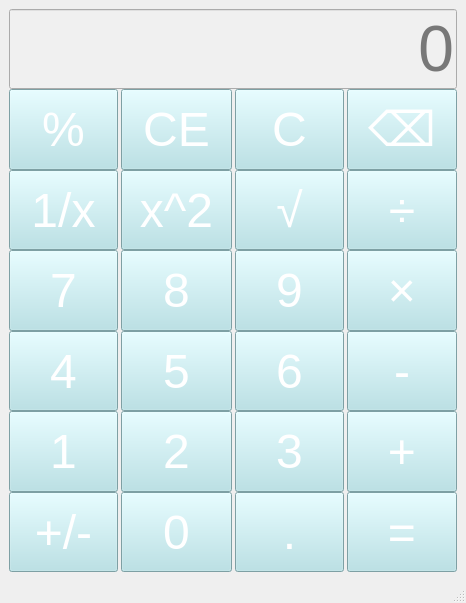
<?xml version="1.0" encoding="UTF-8"?>
<ui version="4.0">
 <class>MainWindow</class>
 <widget class="QMainWindow" name="MainWindow">
  <property name="geometry">
   <rect>
    <x>0</x>
    <y>0</y>
    <width>466</width>
    <height>603</height>
   </rect>
  </property>
  <property name="windowTitle">
   <string>计算器-2022414120223吴富霖</string>
  </property>
  <property name="styleSheet">
   <string notr="true">QPushButton{
background-color: rgb(176,224,230);
font-size: 36pt;
color: white;
}
QPushButton:hover{
background-color: rgb(255,255,0);
color: black;
}
QPushButton:pressed{
background-color: red;
color: black;
}
QLineEdit{
font-size: 48pt;
background-color: rgb(240,240,240);
}</string>
  </property>
  <widget class="QWidget" name="centralwidget">
   <layout class="QVBoxLayout" name="verticalLayout">
    <item>
     <layout class="QGridLayout" name="gridLayout">
      <property name="horizontalSpacing">
       <number>3</number>
      </property>
      <property name="verticalSpacing">
       <number>0</number>
      </property>
      <item row="3" column="2">
       <widget class="QPushButton" name="btnNum9">
        <property name="sizePolicy">
         <sizepolicy hsizetype="Minimum" vsizetype="Minimum">
          <horstretch>0</horstretch>
          <verstretch>0</verstretch>
         </sizepolicy>
        </property>
        <property name="text">
         <string>9</string>
        </property>
       </widget>
      </item>
      <item row="3" column="1">
       <widget class="QPushButton" name="btnNum8">
        <property name="sizePolicy">
         <sizepolicy hsizetype="Minimum" vsizetype="Minimum">
          <horstretch>0</horstretch>
          <verstretch>0</verstretch>
         </sizepolicy>
        </property>
        <property name="text">
         <string>8</string>
        </property>
       </widget>
      </item>
      <item row="3" column="0">
       <widget class="QPushButton" name="btnNum7">
        <property name="sizePolicy">
         <sizepolicy hsizetype="Minimum" vsizetype="Minimum">
          <horstretch>0</horstretch>
          <verstretch>0</verstretch>
         </sizepolicy>
        </property>
        <property name="text">
         <string>7</string>
        </property>
       </widget>
      </item>
      <item row="6" column="0">
       <widget class="QPushButton" name="btnChange">
        <property name="sizePolicy">
         <sizepolicy hsizetype="Minimum" vsizetype="Minimum">
          <horstretch>0</horstretch>
          <verstretch>0</verstretch>
         </sizepolicy>
        </property>
        <property name="text">
         <string>+/-</string>
        </property>
       </widget>
      </item>
      <item row="1" column="0">
       <widget class="QPushButton" name="btnPercentage">
        <property name="sizePolicy">
         <sizepolicy hsizetype="Minimum" vsizetype="Minimum">
          <horstretch>0</horstretch>
          <verstretch>0</verstretch>
         </sizepolicy>
        </property>
        <property name="text">
         <string>%</string>
        </property>
       </widget>
      </item>
      <item row="4" column="1">
       <widget class="QPushButton" name="btnNum5">
        <property name="sizePolicy">
         <sizepolicy hsizetype="Minimum" vsizetype="Minimum">
          <horstretch>0</horstretch>
          <verstretch>0</verstretch>
         </sizepolicy>
        </property>
        <property name="text">
         <string>5</string>
        </property>
       </widget>
      </item>
      <item row="4" column="3">
       <widget class="QPushButton" name="btnSubtra">
        <property name="sizePolicy">
         <sizepolicy hsizetype="Minimum" vsizetype="Minimum">
          <horstretch>0</horstretch>
          <verstretch>0</verstretch>
         </sizepolicy>
        </property>
        <property name="text">
         <string>-</string>
        </property>
       </widget>
      </item>
      <item row="4" column="2">
       <widget class="QPushButton" name="btnNum6">
        <property name="sizePolicy">
         <sizepolicy hsizetype="Minimum" vsizetype="Minimum">
          <horstretch>0</horstretch>
          <verstretch>0</verstretch>
         </sizepolicy>
        </property>
        <property name="text">
         <string>6</string>
        </property>
       </widget>
      </item>
      <item row="2" column="0">
       <widget class="QPushButton" name="btnReciprocal">
        <property name="sizePolicy">
         <sizepolicy hsizetype="Minimum" vsizetype="Minimum">
          <horstretch>0</horstretch>
          <verstretch>0</verstretch>
         </sizepolicy>
        </property>
        <property name="text">
         <string>1/x</string>
        </property>
       </widget>
      </item>
      <item row="2" column="1">
       <widget class="QPushButton" name="btnSquare">
        <property name="sizePolicy">
         <sizepolicy hsizetype="Minimum" vsizetype="Minimum">
          <horstretch>0</horstretch>
          <verstretch>0</verstretch>
         </sizepolicy>
        </property>
        <property name="text">
         <string>x^2</string>
        </property>
       </widget>
      </item>
      <item row="6" column="1">
       <widget class="QPushButton" name="btnNum0">
        <property name="sizePolicy">
         <sizepolicy hsizetype="Minimum" vsizetype="Minimum">
          <horstretch>0</horstretch>
          <verstretch>0</verstretch>
         </sizepolicy>
        </property>
        <property name="text">
         <string>0</string>
        </property>
       </widget>
      </item>
      <item row="6" column="2">
       <widget class="QPushButton" name="btnDecimal">
        <property name="sizePolicy">
         <sizepolicy hsizetype="Minimum" vsizetype="Minimum">
          <horstretch>0</horstretch>
          <verstretch>0</verstretch>
         </sizepolicy>
        </property>
        <property name="text">
         <string>.</string>
        </property>
       </widget>
      </item>
      <item row="1" column="1">
       <widget class="QPushButton" name="btnCE">
        <property name="sizePolicy">
         <sizepolicy hsizetype="Minimum" vsizetype="Minimum">
          <horstretch>0</horstretch>
          <verstretch>0</verstretch>
         </sizepolicy>
        </property>
        <property name="text">
         <string>CE</string>
        </property>
       </widget>
      </item>
      <item row="2" column="3">
       <widget class="QPushButton" name="btnDevide">
        <property name="sizePolicy">
         <sizepolicy hsizetype="Minimum" vsizetype="Minimum">
          <horstretch>0</horstretch>
          <verstretch>0</verstretch>
         </sizepolicy>
        </property>
        <property name="text">
         <string>÷</string>
        </property>
       </widget>
      </item>
      <item row="2" column="2">
       <widget class="QPushButton" name="btnSquareRoot">
        <property name="sizePolicy">
         <sizepolicy hsizetype="Minimum" vsizetype="Minimum">
          <horstretch>0</horstretch>
          <verstretch>0</verstretch>
         </sizepolicy>
        </property>
        <property name="text">
         <string>√</string>
        </property>
       </widget>
      </item>
      <item row="5" column="2">
       <widget class="QPushButton" name="btnNum3">
        <property name="sizePolicy">
         <sizepolicy hsizetype="Minimum" vsizetype="Minimum">
          <horstretch>0</horstretch>
          <verstretch>0</verstretch>
         </sizepolicy>
        </property>
        <property name="text">
         <string>3</string>
        </property>
       </widget>
      </item>
      <item row="4" column="0">
       <widget class="QPushButton" name="btnNum4">
        <property name="sizePolicy">
         <sizepolicy hsizetype="Minimum" vsizetype="Minimum">
          <horstretch>0</horstretch>
          <verstretch>0</verstretch>
         </sizepolicy>
        </property>
        <property name="text">
         <string>4</string>
        </property>
       </widget>
      </item>
      <item row="5" column="1">
       <widget class="QPushButton" name="btnNum2">
        <property name="sizePolicy">
         <sizepolicy hsizetype="Minimum" vsizetype="Minimum">
          <horstretch>0</horstretch>
          <verstretch>0</verstretch>
         </sizepolicy>
        </property>
        <property name="text">
         <string>2</string>
        </property>
       </widget>
      </item>
      <item row="3" column="3">
       <widget class="QPushButton" name="btnMulti">
        <property name="sizePolicy">
         <sizepolicy hsizetype="Minimum" vsizetype="Minimum">
          <horstretch>0</horstretch>
          <verstretch>0</verstretch>
         </sizepolicy>
        </property>
        <property name="text">
         <string>×</string>
        </property>
       </widget>
      </item>
      <item row="1" column="3">
       <widget class="QPushButton" name="btnBackspace">
        <property name="sizePolicy">
         <sizepolicy hsizetype="Minimum" vsizetype="Minimum">
          <horstretch>0</horstretch>
          <verstretch>0</verstretch>
         </sizepolicy>
        </property>
        <property name="text">
         <string>⌫</string>
        </property>
       </widget>
      </item>
      <item row="5" column="3">
       <widget class="QPushButton" name="btnAdd">
        <property name="sizePolicy">
         <sizepolicy hsizetype="Minimum" vsizetype="Minimum">
          <horstretch>0</horstretch>
          <verstretch>0</verstretch>
         </sizepolicy>
        </property>
        <property name="text">
         <string>+</string>
        </property>
       </widget>
      </item>
      <item row="1" column="2">
       <widget class="QPushButton" name="btnC">
        <property name="sizePolicy">
         <sizepolicy hsizetype="Minimum" vsizetype="Minimum">
          <horstretch>0</horstretch>
          <verstretch>0</verstretch>
         </sizepolicy>
        </property>
        <property name="text">
         <string>C</string>
        </property>
       </widget>
      </item>
      <item row="6" column="3">
       <widget class="QPushButton" name="btnEqual">
        <property name="sizePolicy">
         <sizepolicy hsizetype="Minimum" vsizetype="Minimum">
          <horstretch>0</horstretch>
          <verstretch>0</verstretch>
         </sizepolicy>
        </property>
        <property name="text">
         <string>=</string>
        </property>
       </widget>
      </item>
      <item row="5" column="0">
       <widget class="QPushButton" name="btnNum1">
        <property name="sizePolicy">
         <sizepolicy hsizetype="Minimum" vsizetype="Minimum">
          <horstretch>0</horstretch>
          <verstretch>0</verstretch>
         </sizepolicy>
        </property>
        <property name="text">
         <string>1</string>
        </property>
       </widget>
      </item>
      <item row="0" column="0" colspan="4">
       <widget class="QLineEdit" name="display">
        <property name="sizePolicy">
         <sizepolicy hsizetype="Expanding" vsizetype="Minimum">
          <horstretch>0</horstretch>
          <verstretch>0</verstretch>
         </sizepolicy>
        </property>
        <property name="alignment">
         <set>Qt::AlignRight|Qt::AlignTrailing|Qt::AlignVCenter</set>
        </property>
        <property name="placeholderText">
         <string>0</string>
        </property>
       </widget>
      </item>
     </layout>
    </item>
   </layout>
  </widget>
  <widget class="QMenuBar" name="menubar">
   <property name="geometry">
    <rect>
     <x>0</x>
     <y>0</y>
     <width>466</width>
     <height>25</height>
    </rect>
   </property>
  </widget>
  <widget class="QStatusBar" name="statusbar"/>
 </widget>
 <resources/>
 <connections/>
</ui>
